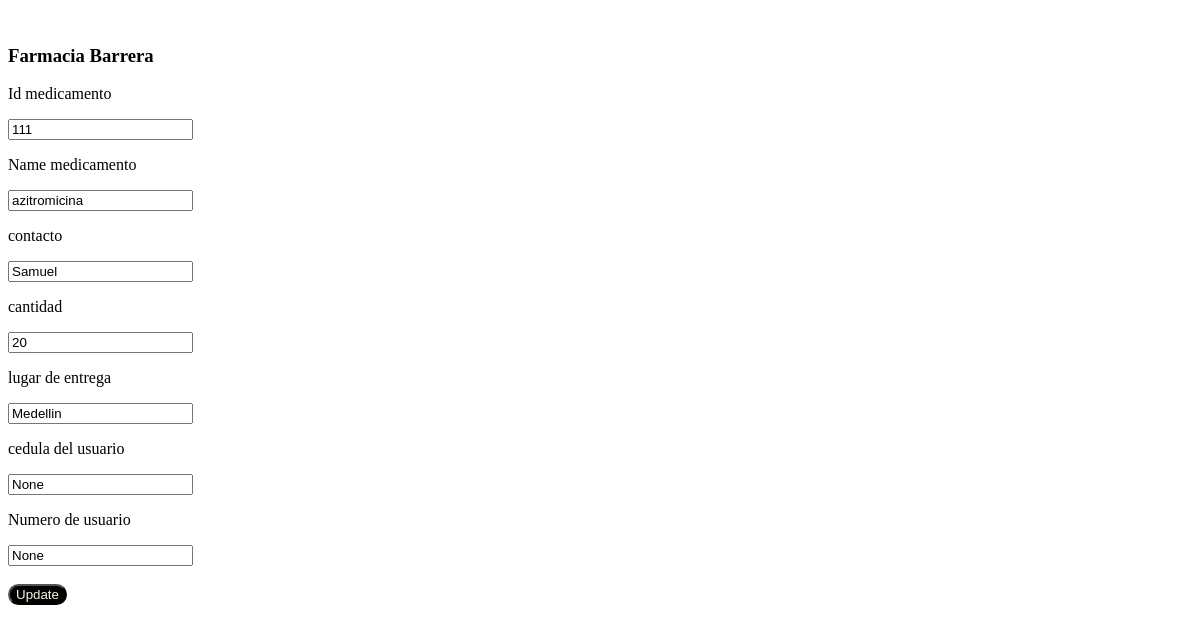
/edit/18, run on the app's committed database.
### employee/models.py (models this page shows, shortened)
class Employee(models.Model):
    eid = models.CharField(max_length=20)
    ename = models.CharField(max_length=100)
    eemail = models.CharField(max_length=30)
    econtact = models.CharField(max_length=15)
    lugarr = models.CharField(max_length=50)
    cedulaa = models.CharField(max_length=40)
    usuarioo = models.CharField(max_length=60)
    class Meta:
        db_table = "employee"

### employee/views.py (the view)
# urls.py: path('edit/<int:id>', views.edit),
def edit(request, id):
    employee = Employee.objects.get(id=id)
    return render(request,'edit.html', {'employee':employee})

### employee/templates/edit.html (shortened to what this page needs)
<!DOCTYPE html>
<html lang="en">
<head>
    {% load static %}
    <link rel="stylesheet" href="{% static 'css/style.css' %}">
</head>
<body>
    <form method="POST" action="/update/{{employee.id}}">
        <div>
            <br>
            <p>
                <h3>Farmacia Barrera</h3>
            </p>
        </div>
        <div>
            <p>Id medicamento</p>
            <div>
                <input type="text" name="eid" value="{{employee.eid}}" />
            </div>
        </div>
        <div>
            <p> Name medicamento</p>
            <div>
                <input type="text" name="ename" value="{{employee.ename}}" />
            </div>
        </div>
        <div>
            <p>contacto</p>
            <div>
                <input type="email" name="eemail" value="{{employee.eemail}}" />
            </div>
        </div>
        <div>
            <p>cantidad</p>
            <div>
                <input type="text" name="econtact" value="{{employee.econtact}}" />
            </div>
        </div>
        <div>
            <p>lugar de entrega</p>
            <div>
            <input type="text" name="lugarr" value="{{employee.lugarr}}">
        </div>
        </div>
        <div>
            <p>cedula del usuario</p>
            <div>
                <input type="text" name="cedulaa" value="{{employee.cedulaa}}">
            </div>
        </div>
        <div>
            <p>Numero de usuario</p>
            <div>
                <input type="text" name="usuarioo" value="{{employee.usuarioo}}">
            </div>
        </div>
        <div>
            <br>
            <button type="submit">Update</button>
        </div>
    </form>
</body>
</html>

### employee/static/style.css (style rules this page uses)
body { background-image: url("https://steemitimages.com/p/gPCasciUWmEwHnsXKML7xF4NE4zxEVyvENsPKp9LmDaFv1fJfB8DP4vE6969WeYikrC76SbzTBnYZRxpEjxt6Tkg663kbqhhD3WBXBaDFgfYyLNXsyZwKsFXUZweLajK2zNbKEEPr29XbBcTJD?format=match&mode=fit"); background-repeat: no-repeat; background-size: cover; background-attachment: fixed; background-position: center center; }
button { border-radius: 12px; color: beige; background-color: black; cursor: pointer; }

### data on the page
Employee: eid "111", ename "azitromicina", eemail "Samuel", econtact "20", lugarr "Medellin", cedulaa "None", usuarioo "None"
